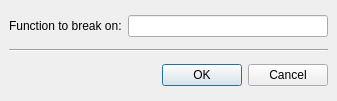
<?xml version="1.0" encoding="UTF-8"?>
<ui version="4.0">
 <class>BreakByFunctionDialog</class>
 <widget class="QDialog" name="BreakByFunctionDialog">
  <property name="geometry">
   <rect>
    <x>0</x>
    <y>0</y>
    <width>337</width>
    <height>101</height>
   </rect>
  </property>
  <property name="windowTitle">
   <string>Set Breakpoint at Function</string>
  </property>
  <layout class="QVBoxLayout">
   <property name="spacing">
    <number>6</number>
   </property>
   <property name="margin">
    <number>9</number>
   </property>
   <item>
    <layout class="QHBoxLayout" name="horizontalLayout">
     <item>
      <widget class="QLabel" name="functionLabel">
       <property name="text">
        <string>Function to break on:</string>
       </property>
      </widget>
     </item>
     <item>
      <widget class="QLineEdit" name="functionLineEdit"/>
     </item>
    </layout>
   </item>
   <item>
    <widget class="Line" name="line">
     <property name="orientation">
      <enum>Qt::Horizontal</enum>
     </property>
    </widget>
   </item>
   <item>
    <widget class="QDialogButtonBox" name="buttonBox">
     <property name="orientation">
      <enum>Qt::Horizontal</enum>
     </property>
     <property name="standardButtons">
      <set>QDialogButtonBox::Cancel|QDialogButtonBox::Ok</set>
     </property>
    </widget>
   </item>
  </layout>
 </widget>
 <resources/>
 <connections/>
</ui>
